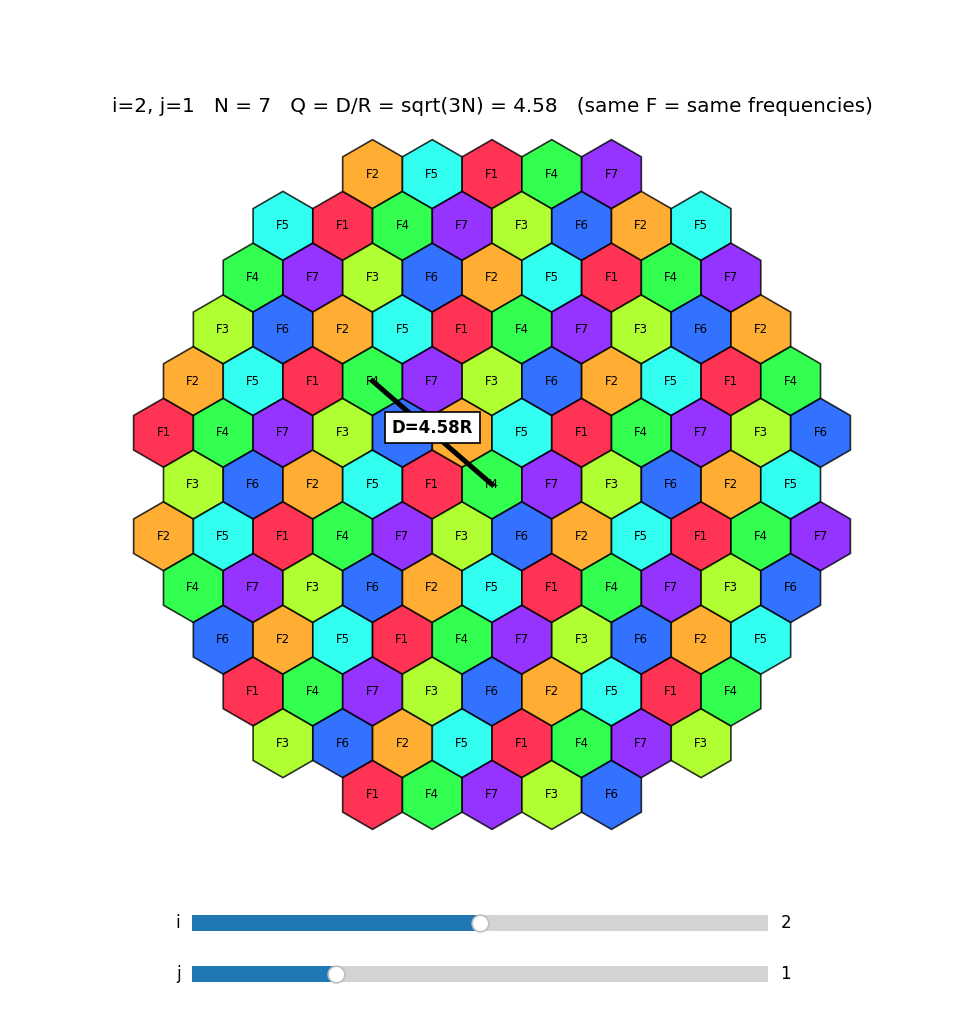

The script that saved this image:
# Exp 2: Frequency reuse - drag sliders to change i, j  ->  N = i^2 + i*j + j^2,  Q = D/R = sqrt(3N)
import numpy as np, matplotlib.pyplot as plt
from matplotlib.patches import RegularPolygon
from matplotlib.widgets import Slider

fig, ax = plt.subplots(figsize=(8, 8.5))
plt.subplots_adjust(bottom=0.17)
s_i = Slider(plt.axes([0.2, 0.08, 0.6, 0.03]), "i", 0, 4, valinit=2, valstep=1)
s_j = Slider(plt.axes([0.2, 0.03, 0.6, 0.03]), "j", 0, 4, valinit=1, valstep=1)

def draw(_=None):
    i, j = int(s_i.val), int(s_j.val)
    if i == j == 0: return
    N = i*i + i*j + j*j; Q = np.sqrt(3*N); R = 1.0
    ax.clear(); cells, keys = [], {}
    for q in range(-12, 13):
        for r in range(-12, 13):
            x, y = np.sqrt(3)*R*(q + r/2), 1.5*R*r
            if np.hypot(x, y) > 10: continue
            k = ((q*(i+j) + r*j) % N, (r*i - q*j) % N)   # same k = same frequency set
            c = keys.setdefault(k, len(keys))
            cells.append((x, y, c))
            ax.add_patch(RegularPolygon((x, y), 6, radius=R, fc=plt.cm.gist_rainbow(c/N), ec="k", alpha=.8))
            ax.text(x, y, f"F{c+1}", ha="center", va="center", fontsize=7)
    x0, y0, c0 = next(c for c in cells if c[0] == 0 and c[1] == 0)
    near = min((c for c in cells if c[2] == c0 and c[:2] != (x0, y0)), key=lambda c: np.hypot(c[0]-x0, c[1]-y0))
    ax.plot([x0, near[0]], [y0, near[1]], "k-", lw=3)
    D = np.hypot(near[0]-x0, near[1]-y0)              # D measured from the drawing
    ax.text((x0+near[0])/2, (y0+near[1])/2, f"D={D:.2f}R", ha="center",
            fontweight="bold", bbox=dict(fc="w", ec="k"))
    ax.set_xlim(-10.5, 10.5); ax.set_ylim(-10.5, 10.5); ax.set_aspect("equal"); ax.axis("off")
    ax.set_title(f"i={i}, j={j}   N = {N}   Q = D/R = sqrt(3N) = {Q:.2f}   (same F = same frequencies)")
    fig.canvas.draw_idle()
    print(f"i={i} j={j} | N={N} | Q=sqrt(3N)={Q:.2f} | D measured={D:.2f}R | channels per cell=1/{N} | reuse every {N} cells")

s_i.on_changed(draw); s_j.on_changed(draw); draw()
fig.savefig("exp2_reuse.png", dpi=120)   # picture of the starting view (i=2, j=1)
plt.show()
